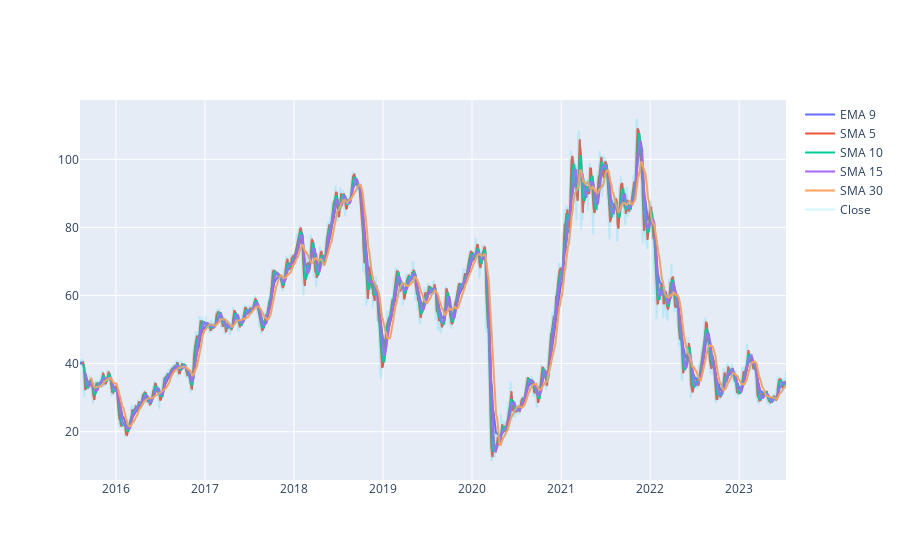

Notebook code cell kept with this figure:
### Markdown cell above
#### Moving Averages

I'm calculating few moving averages to be used as features: $SMA_{5}$, $SMA_{10}$, $SMA_{15}$, $SMA_{30}$ and $EMA_{9}$.

### Code cell
df['EMA_9'] = df['Close'].ewm(9).mean().shift()
df['SMA_5'] = df['Close'].rolling(5).mean().shift()
df['SMA_10'] = df['Close'].rolling(10).mean().shift()
df['SMA_15'] = df['Close'].rolling(15).mean().shift()
df['SMA_30'] = df['Close'].rolling(30).mean().shift()

fig = go.Figure()
fig.add_trace(go.Scatter(x=df.Date, y=df.EMA_9, name='EMA 9'))
fig.add_trace(go.Scatter(x=df.Date, y=df.SMA_5, name='SMA 5'))
fig.add_trace(go.Scatter(x=df.Date, y=df.SMA_10, name='SMA 10'))
fig.add_trace(go.Scatter(x=df.Date, y=df.SMA_15, name='SMA 15'))
fig.add_trace(go.Scatter(x=df.Date, y=df.SMA_30, name='SMA 30'))
fig.add_trace(go.Scatter(x=df.Date, y=df.Close, name='Close', opacity=0.2))
fig.show()

### Figure 1 — Plotly figure (JSON) as saved in the notebook; plotly's stock layout.template omitted (floating-point values rounded to 4 significant figures; data arrays with more than 128 entries replaced by an {"elided": "..."} marker saying what was removed)
{"data": [{"name": "EMA 9", "type": "scatter", "x": {"elided": "1997 str values"}, "y": {"elided": "1997 float values"}}, {"name": "SMA 5", "type": "scatter", "x": {"elided": "1997 str values"}, "y": {"elided": "1997 float values"}}, {"name": "SMA 10", "type": "scatter", "x": {"elided": "1997 str values"}, "y": {"elided": "1997 float values"}}, {"name": "SMA 15", "type": "scatter", "x": {"elided": "1997 str values"}, "y": {"elided": "1997 float values"}}, {"name": "SMA 30", "type": "scatter", "x": {"elided": "1997 str values"}, "y": {"elided": "1997 float values"}}, {"name": "Close", "opacity": 0.2, "type": "scatter", "x": {"elided": "1997 str values"}, "y": {"elided": "1997 float values"}}], "layout": {}}
